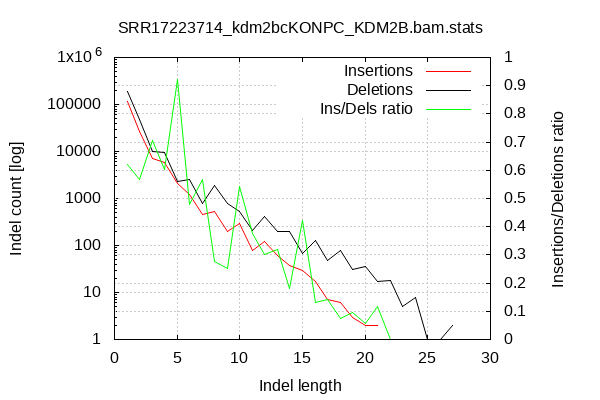

Source code (gnuplot):

        set terminal png size 600,400 truecolor
        set output "SRR17223714_kdm2bcKONPC_KDM2B_stats/indel-dist.png"
        set grid xtics ytics y2tics back lc rgb "#cccccc"
        set style line 1 linetype 1  linecolor rgb "red"
        set style line 2 linetype 2  linecolor rgb "black"
        set style line 3 linetype 3  linecolor rgb "green"
        set style increment user
        set ylabel "Indel count [log]"
        set xlabel "Indel length"
        set y2label "Insertions/Deletions ratio"
        set log y
        set y2tics nomirror
        set ytics nomirror
        set title "SRR17223714_kdm2bcKONPC_KDM2B.bam.stats" noenhanced
        plot '-' w l ti 'Insertions', '-' w l ti 'Deletions', '-' axes x1y2 w l ti "Ins/Dels ratio"
    1	118223
2	27068
3	6941
4	5736
5	2099
6	1206
7	449
8	531
9	201
10	289
11	79
12	124
13	62
14	37
15	29
16	17
17	7
18	6
19	3
20	2
21	2
22	0
23	0
24	0
25	0
26	0
27	0
end
1	190756
2	47712
3	9815
4	9533
5	2274
6	2515
7	793
8	1927
9	799
10	531
11	210
12	409
13	195
14	203
15	69
16	130
17	49
18	79
19	31
20	35
21	17
22	18
23	5
24	8
25	1
26	1
27	2
end
1	0.619760
2	0.567321
3	0.707183
4	0.601699
5	0.923043
6	0.479523
7	0.566204
8	0.275558
9	0.251564
10	0.544256
11	0.376190
12	0.303178
13	0.317949
14	0.182266
15	0.420290
16	0.130769
17	0.142857
18	0.075949
19	0.096774
20	0.057143
21	0.117647
22	0.000000
23	0.000000
24	0.000000
25	0.000000
26	0.000000
27	0.000000
end
